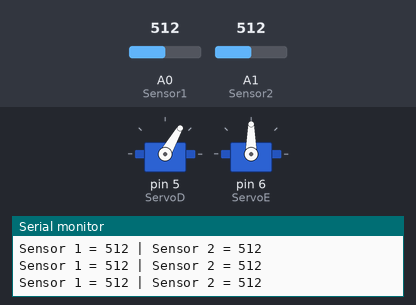
A sketch run on a simulated Arduino Uno, built with avr-gcc and run on an emulated ATmega328P. Parts: 2 × servo, the last lines printed to the serial monitor. Inputs (shaded band) come from the test bench; at power-on: A0 (Sensor1) = 512, A1 (Sensor2) = 512.

Above: at 1.2 s.
1.3 s: A0 (Sensor1) set to 106
4.3 s: A0 (Sensor1) set to 95
At 5.2 s:
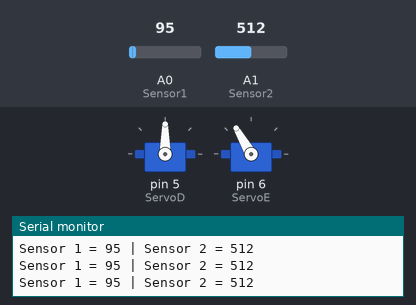
5.8 s: A1 (Sensor2) set to 90
8.8 s: A0 (Sensor1) set to 122
At 10.0 s:
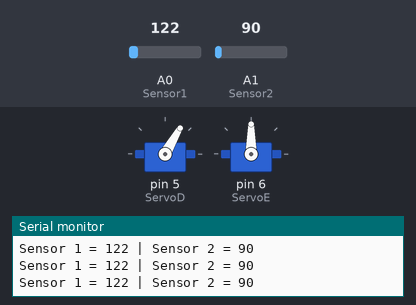
10.3 s: A1 (Sensor2) set to 95
11.8 s: A1 (Sensor2) set to 104
Timing chart, 0 to 14.8 s (numbered marks = the images above; inputs shaded):
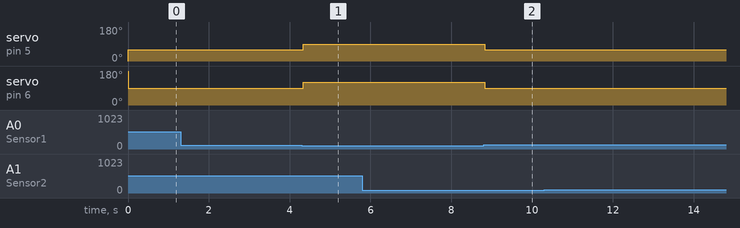

The sketch:

linha_preta_teste.ino
```cpp
#include <Servo.h>
Servo ServoD;
Servo ServoE;

int Sensor1 = 0;
int Valor_Sensor1 = 0;
int Sensor2 = 1;
int Valor_Sensor2 = 0;

void setup(){

  ServoD.attach(5);
  ServoE.attach(6);

  Serial.begin (9600);

}

void virarDireita(int t){

    ServoD.write(90);
    ServoE.write(120);

    delay (t);
}

void virarEsquerda(int t){

    ServoD.write(60);
    ServoE.write(90);

    delay(t);
}

void andarparaFrente(int t) {
 ServoD.write(0);
 ServoE.write(180);

 delay (t);
}
int memLado(){

    boolean ladoD;
    boolean ladoE;
    Valor_Sensor1 = analogRead(Sensor1);
    Valor_Sensor2 = analogRead(Sensor2);

    if (Valor_Sensor1 < 100){

       ladoD = true;
       ladoE = false;
     }
    if (Valor_Sensor2 < 100){

       ladoE = true;
       ladoD = false;
    }

    if (ladoE == true) {
     return (1);
    } else return (2);


}


void loop(){
int mem;

Valor_Sensor1 = analogRead(Sensor1);
Valor_Sensor2 = analogRead(Sensor2);

  //while ((Valor_Sensor1 && Valor_Sensor2) > 100){

    andarparaFrente (10);
    mem = memLado();
  //}

 if((Valor_Sensor1 < 100) && (Valor_Sensor2 > 100)){
      virarDireita(10);
  }else
   if((Valor_Sensor2 < 100) && (Valor_Sensor1 > 100)){
      virarEsquerda(10);
  }else
   if((Valor_Sensor1 && Valor_Sensor2) < 100){

       if (mem == 1){
          virarDireita(10);
       } else
       virarEsquerda(10);

   }

Serial.print("Sensor 1 = ");
Serial.print(Valor_Sensor1);
Serial.print(" | ");
Serial.print("Sensor 2 = ");
Serial.println(Valor_Sensor2);

    delay(10);
}
```

Measured:
- the behaviour switches between 100 and 99 on A0 (Sensor1) (found by bisection; images 0 and 1)
- after the input at 4.3 s, servo on pin 5 (ServoD): 60° → 90° at once; servo on pin 6 (ServoE): 90° → 120° at once
- after the input at 8.8 s, servo on pin 5 (ServoD): 90° → 60° at once; servo on pin 6 (ServoE): 120° → 90° at once
